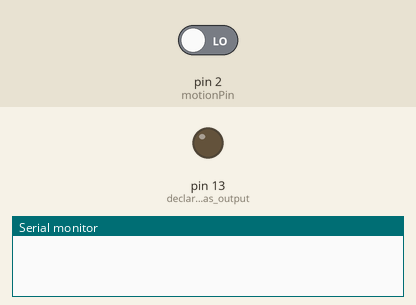
Bench run of a sketch on a simulated Arduino Uno, built with avr-gcc and run on an emulated ATmega328P. On the bench: output pins drawn as LEDs (lit = HIGH), the last lines printed to the serial monitor. The test bench sets the inputs (shaded band); at power-on: pin 2 (motionPin) LOW.

Above: at 1.2 s.
1.3 s: pin 2 (motionPin) driven HIGH
At 1.7 s:
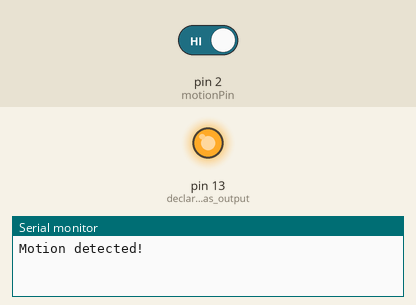
2.8 s: pin 2 (motionPin) driven LOW
At 4.0 s:
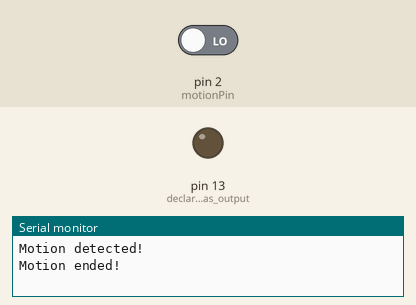
Timing chart, 0 to 5.8 s (numbered marks = the images above; inputs shaded):
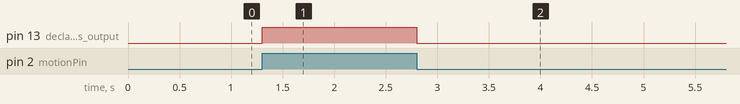

The sketch:

Task1.1P.ino
```cpp
int motionPin = 2;               // Input Pin for Motion Sensor
int pirState = LOW;             // Intiliase State default as low
int val = 0;                    // variable for reading the pin status

void setup() {
  pinMode(motionPin, INPUT);     // declare sensor as input
  pinMode(LED_BUILTIN, OUTPUT); // declare LED as output
  Serial.begin(9600);
}

void loop(){
  val = digitalRead(motionPin);  // read input value
  if (val == HIGH) {            // check if the input is HIGH
    digitalWrite(LED_BUILTIN, HIGH);  // turn LED ON
    if (pirState == LOW) {
      // Print Motion Detected
      Serial.println("Motion detected!");
      pirState = HIGH;
    }
  } else {
    digitalWrite(LED_BUILTIN, LOW); // turn LED OFF
    if (pirState == HIGH){
      //Print motion ended
      Serial.println("Motion ended!");
      pirState = LOW;
    }
  }
}
```

Measured:
- after the input at 1.3 s, pin 13 (declare_LED_as_output): LOW → HIGH at once
- after the input at 2.8 s, pin 13 (declare_LED_as_output): HIGH → LOW at once
